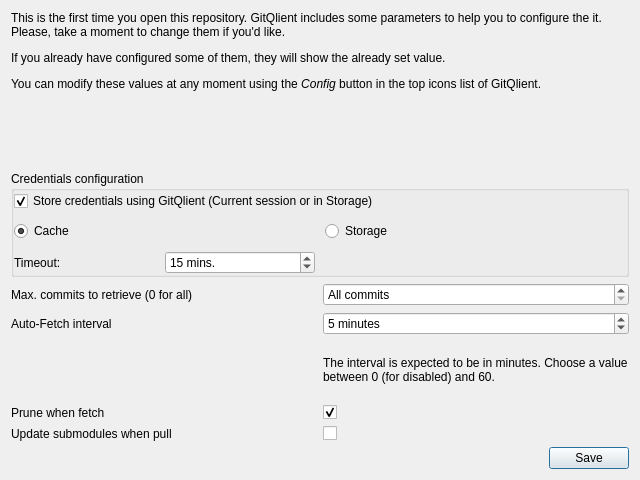
<?xml version="1.0" encoding="UTF-8"?>
<ui version="4.0">
 <class>InitialRepoConfig</class>
 <widget class="QDialog" name="InitialRepoConfig">
  <property name="geometry">
   <rect>
    <x>0</x>
    <y>0</y>
    <width>640</width>
    <height>480</height>
   </rect>
  </property>
  <property name="minimumSize">
   <size>
    <width>640</width>
    <height>480</height>
   </size>
  </property>
  <property name="maximumSize">
   <size>
    <width>800</width>
    <height>600</height>
   </size>
  </property>
  <property name="windowTitle">
   <string>Repo config</string>
  </property>
  <layout class="QGridLayout" name="gridLayout">
   <item row="0" column="0" colspan="2">
    <widget class="QLabel" name="label_4">
     <property name="text">
      <string>&lt;html&gt;&lt;head/&gt;&lt;body&gt;&lt;p&gt;This is the first time you open this repository. GitQlient includes some parameters to help you to configure the it. Please, take a moment to change them if you'd like.&lt;/p&gt;&lt;p&gt;If you already have configured some of them, they will show the already set value.&lt;/p&gt;&lt;p&gt;You can modify these values at any moment using the &lt;span style=&quot; font-style:italic;&quot;&gt;Config &lt;/span&gt;button in the top icons list of GitQlient.&lt;/p&gt;&lt;/body&gt;&lt;/html&gt;</string>
     </property>
     <property name="wordWrap">
      <bool>true</bool>
     </property>
    </widget>
   </item>
   <item row="8" column="1">
    <widget class="CheckBox" name="updateOnPull">
     <property name="text">
      <string/>
     </property>
    </widget>
   </item>
   <item row="9" column="0" colspan="2">
    <layout class="QHBoxLayout" name="horizontalLayout">
     <item>
      <spacer name="horizontalSpacer">
       <property name="orientation">
        <enum>Qt::Orientation::Horizontal</enum>
       </property>
       <property name="sizeHint" stdset="0">
        <size>
         <width>40</width>
         <height>20</height>
        </size>
       </property>
      </spacer>
     </item>
     <item>
      <widget class="QPushButton" name="pushButton">
       <property name="text">
        <string>Save</string>
       </property>
      </widget>
     </item>
    </layout>
   </item>
   <item row="7" column="0">
    <widget class="QLabel" name="label_2">
     <property name="text">
      <string>Prune when fetch</string>
     </property>
    </widget>
   </item>
   <item row="2" column="1">
    <spacer name="verticalSpacer">
     <property name="orientation">
      <enum>Qt::Orientation::Vertical</enum>
     </property>
     <property name="sizeType">
      <enum>QSizePolicy::Policy::Fixed</enum>
     </property>
     <property name="sizeHint" stdset="0">
      <size>
       <width>20</width>
       <height>10</height>
      </size>
     </property>
    </spacer>
   </item>
   <item row="4" column="1">
    <widget class="QSpinBox" name="sbMaxCommits">
     <property name="specialValueText">
      <string>All commits</string>
     </property>
     <property name="suffix">
      <string> last commits</string>
     </property>
     <property name="maximum">
      <number>999999999</number>
     </property>
     <property name="singleStep">
      <number>10</number>
     </property>
     <property name="value">
      <number>0</number>
     </property>
    </widget>
   </item>
   <item row="4" column="0">
    <widget class="QLabel" name="label_7">
     <property name="text">
      <string>Max. commits to retrieve (0 for all)</string>
     </property>
    </widget>
   </item>
   <item row="7" column="1">
    <widget class="CheckBox" name="pruneOnFetch">
     <property name="text">
      <string/>
     </property>
     <property name="checked">
      <bool>true</bool>
     </property>
    </widget>
   </item>
   <item row="5" column="0">
    <widget class="QLabel" name="label">
     <property name="text">
      <string>Auto-Fetch interval</string>
     </property>
    </widget>
   </item>
   <item row="6" column="1">
    <widget class="QLabel" name="label_3">
     <property name="text">
      <string>The interval is expected to be in minutes. Choose a value between 0 (for disabled) and 60.</string>
     </property>
     <property name="wordWrap">
      <bool>true</bool>
     </property>
    </widget>
   </item>
   <item row="1" column="0" colspan="2">
    <widget class="QFrame" name="orangeHSeparator">
     <property name="frameShape">
      <enum>QFrame::Shape::NoFrame</enum>
     </property>
     <property name="frameShadow">
      <enum>QFrame::Shadow::Plain</enum>
     </property>
     <property name="lineWidth">
      <number>0</number>
     </property>
    </widget>
   </item>
   <item row="5" column="1">
    <widget class="QSpinBox" name="autoFetch">
     <property name="specialValueText">
      <string>Never</string>
     </property>
     <property name="suffix">
      <string> minutes</string>
     </property>
     <property name="maximum">
      <number>60</number>
     </property>
     <property name="value">
      <number>5</number>
     </property>
    </widget>
   </item>
   <item row="8" column="0">
    <widget class="QLabel" name="label_5">
     <property name="text">
      <string>Update submodules when pull</string>
     </property>
    </widget>
   </item>
   <item row="3" column="0" colspan="2">
    <widget class="QGroupBox" name="credentialsFrames">
     <property name="title">
      <string>Credentials configuration</string>
     </property>
     <layout class="QGridLayout" name="gridLayout_2">
      <property name="leftMargin">
       <number>0</number>
      </property>
      <property name="topMargin">
       <number>0</number>
      </property>
      <property name="rightMargin">
       <number>0</number>
      </property>
      <property name="bottomMargin">
       <number>0</number>
      </property>
      <property name="spacing">
       <number>10</number>
      </property>
      <item row="1" column="1">
       <widget class="QRadioButton" name="rbStorage">
        <property name="text">
         <string>Storage</string>
        </property>
        <attribute name="buttonGroup">
         <string notr="true">buttonGroup</string>
        </attribute>
       </widget>
      </item>
      <item row="0" column="0" colspan="2">
       <widget class="CheckBox" name="chbCredentials">
        <property name="text">
         <string>Store credentials using GitQlient (Current session or in Storage)</string>
        </property>
        <property name="checked">
         <bool>true</bool>
        </property>
       </widget>
      </item>
      <item row="1" column="0">
       <widget class="QRadioButton" name="rbCache">
        <property name="text">
         <string>Cache</string>
        </property>
        <property name="checked">
         <bool>true</bool>
        </property>
        <attribute name="buttonGroup">
         <string notr="true">buttonGroup</string>
        </attribute>
       </widget>
      </item>
      <item row="2" column="0">
       <layout class="QHBoxLayout" name="horizontalLayout_2">
        <property name="spacing">
         <number>0</number>
        </property>
        <item>
         <widget class="QLabel" name="label_6">
          <property name="text">
           <string>Timeout:</string>
          </property>
         </widget>
        </item>
        <item>
         <widget class="QSpinBox" name="sbTimeout">
          <property name="suffix">
           <string> mins.</string>
          </property>
          <property name="maximum">
           <number>480</number>
          </property>
          <property name="singleStep">
           <number>5</number>
          </property>
          <property name="value">
           <number>15</number>
          </property>
         </widget>
        </item>
       </layout>
      </item>
     </layout>
    </widget>
   </item>
  </layout>
 </widget>
 <customwidgets>
  <customwidget>
   <class>CheckBox</class>
   <extends>QCheckBox</extends>
   <header>custom-widgets/CheckBox.h</header>
  </customwidget>
 </customwidgets>
 <tabstops>
  <tabstop>chbCredentials</tabstop>
  <tabstop>rbCache</tabstop>
  <tabstop>rbStorage</tabstop>
  <tabstop>sbTimeout</tabstop>
  <tabstop>sbMaxCommits</tabstop>
  <tabstop>autoFetch</tabstop>
  <tabstop>pruneOnFetch</tabstop>
  <tabstop>updateOnPull</tabstop>
  <tabstop>pushButton</tabstop>
 </tabstops>
 <resources/>
 <connections>
  <connection>
   <sender>pushButton</sender>
   <signal>clicked()</signal>
   <receiver>InitialRepoConfig</receiver>
   <slot>accept()</slot>
   <hints>
    <hint type="sourcelabel">
     <x>580</x>
     <y>423</y>
    </hint>
    <hint type="destinationlabel">
     <x>350</x>
     <y>189</y>
    </hint>
   </hints>
  </connection>
 </connections>
 <buttongroups>
  <buttongroup name="buttonGroup"/>
 </buttongroups>
</ui>
